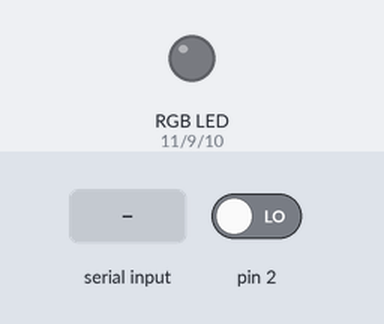
This sketch was run on a simulated Arduino Uno, built with avr-gcc and run on an emulated ATmega328P. On the bench: an RGB LED mixed from three pins (HIGH = lit). The test bench sets the inputs (shaded band); at power-on: pin 2 LOW. Dim RGB values are drawn brighter than linear.

Above: at 1.2 s.
1.3 s: pin 2 driven HIGH
At 2.5 s:
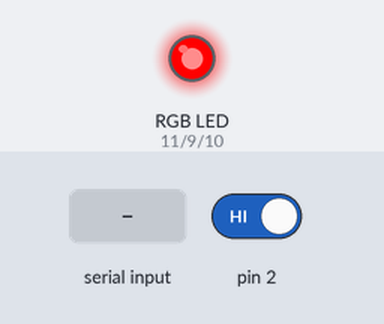
2.8 s: "r90\n" received over Serial
At 3.9 s:
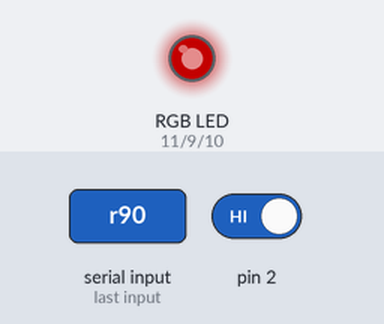
4.3 s: "g90\n" received over Serial
At 5.1 s:
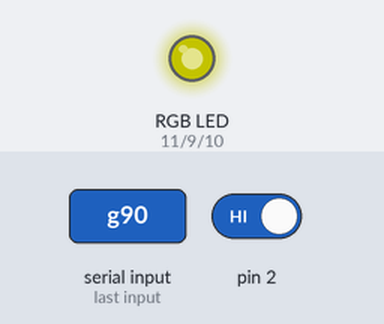
5.8 s: "r,45\n" received over Serial
At 6.3 s:
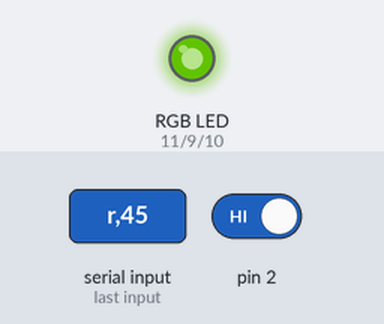
7.3 s: pin 2 driven LOW
At 8.4 s:
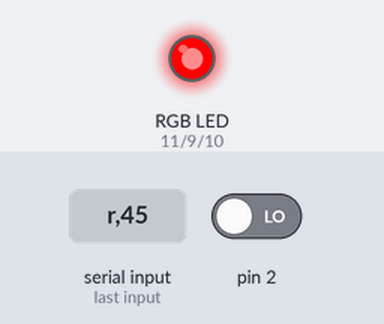
8.8 s: "g,45\n" received over Serial
At 9.7 s:
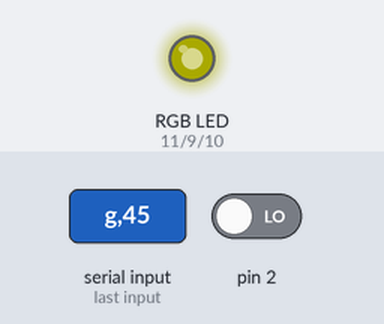
Timing chart, 0 to 11.3 s (numbered marks = the images above; inputs shaded):
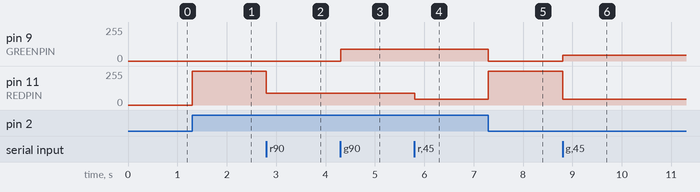

Measured:
- after the input at 1.3 s, pin 11 (REDPIN): 0/255 → 255/255 at once
- after the input at 2.8 s, pin 11 (REDPIN): 255/255 → 90/255 at once
- after the input at 4.3 s, pin 9 (GREENPIN): 0/255 → 90/255 at once
- after the input at 5.8 s, pin 11 (REDPIN): 90/255 → 45/255 at once
- after the input at 7.3 s, pin 9 (GREENPIN): 90/255 → 0/255 at once; pin 11 (REDPIN): 45/255 → 255/255 at once
- after the input at 8.8 s, pin 9 (GREENPIN): 0/255 → 45/255 at once; pin 11 (REDPIN): 255/255 → 45/255 at once

The sketch:

task3.ino
```cpp
#define REDPIN 11
#define BLUEPIN 10
#define GREENPIN 9

int rVal, gVal, bVal;
void setup()
{
  Serial.begin(9600);

  pinMode(REDPIN, OUTPUT);
  pinMode(BLUEPIN, OUTPUT);
  pinMode(GREENPIN, OUTPUT);

  attachInterrupt(0, inter, CHANGE);
  rVal, gVal, bVal = 0;
}

void loop()
{
  if (Serial.available())
  {
   // Serial.println(Serial.read());
   char byte1 = Serial.read();

   if(byte1 == 'r')
    {
      rVal = Serial.parseInt();
    }
    else if(byte1 == 'g')
    {
      gVal = Serial.parseInt();
    }
    else if (byte1 == 'b')
    {
      bVal = Serial.parseInt();
    }

  analogWrite(REDPIN,rVal);
  analogWrite(BLUEPIN,bVal);
  analogWrite(GREENPIN,gVal);

  }

}

void inter()//called when pin2 state changes
{
  digitalWrite(REDPIN, HIGH);
  digitalWrite(BLUEPIN, LOW);
  digitalWrite(GREENPIN, LOW);
}
```
